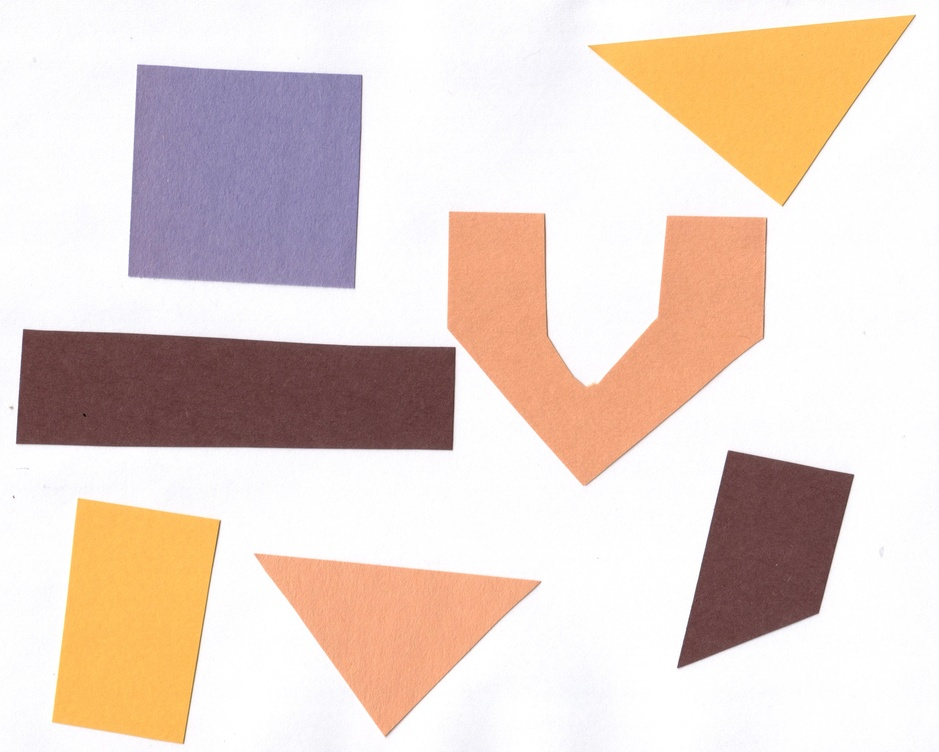
#> input picture test/shapes-01.jpg, 939 x 752 px, shrunk from 3068 x 2457 before the run
$ python example.py
#> lines starting #> are read from the running program, lines starting #| are printed output that depends on the picture; after the words box and inside, x2 and y2 are one past the last pixel; in counts of white or black regions, pixels touching at a corner belong together
import glob

import imageio.v3 as iio
#pip install imageio
import ipympl
#pip install ipympl
import matplotlib
import matplotlib.pyplot as plt
#pip install matplotlib
import numpy as np
#pip install numpy
import skimage as ski
#pip install scikit-image

## Make WSL work
matplotlib.use("Agg")

print("Loading the image")
shapes01 = iio.imread(uri="./test/shapes-01.jpg")
#> shapes01 is the input picture: shape (752, 939, 3); mean R, G, B 229.6, 212.3, 203.6
print(shapes01.shape) # shape (x, y, 3)
#| (752, 939, 3)
fig, ax = plt.subplots()
# plt.imshow(shapes01)
plt.imsave("loaded-example.jpg", shapes01)

print("making grayscale")
gray_shapes = ski.color.rgb2gray(shapes01)
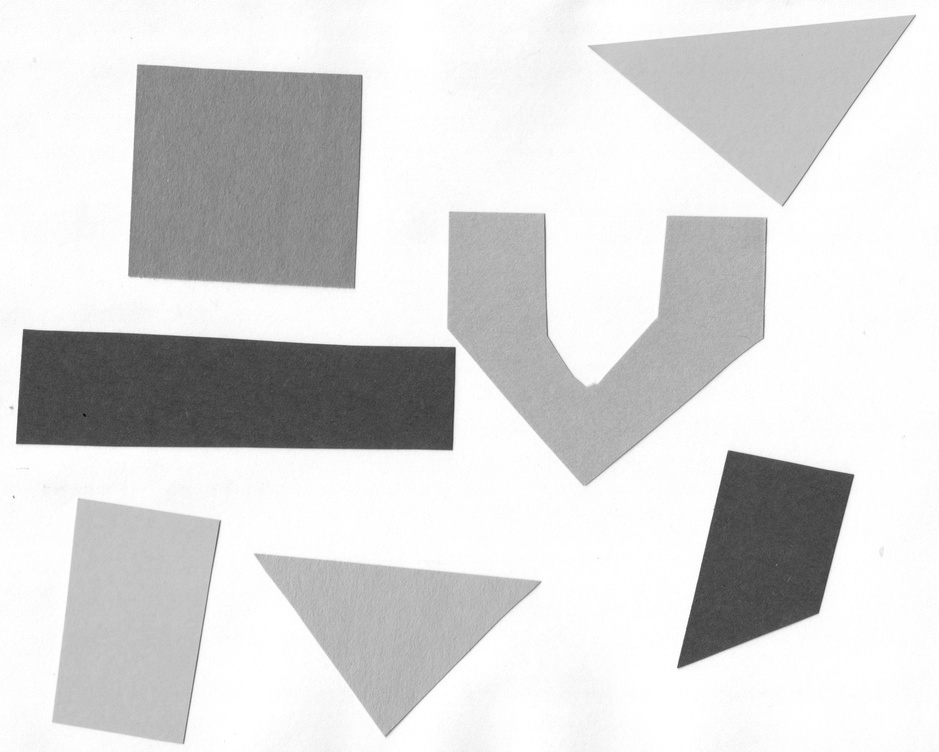
#> gray_shapes: shape (752, 939) float64; min 0.0183, max 1, mean 0.844
print(f"Gray Shape: {gray_shapes.shape}")
#| Gray Shape: (752, 939)
blurred_shapes = ski.filters.gaussian(gray_shapes, sigma=1.0)
fig, ax = plt.subplots()
# plt.imshow(blurred_shapes, cmap="gray")
plt.imsave("blurredimage.jpg", blurred_shapes, cmap="gray")

print("making histogram")
histogram, bin_edges = np.histogram(blurred_shapes, bins=256, range=(0.0, 1.0))
#> histogram = 256 values, max 161677 at index 254, min 0 at index 0, mean 2758.3; bin_edges = 257 values from 0 to 1

fig,ax = plt.subplots()
plt.plot(bin_edges[0:-1], histogram)
plt.title("Grayscale Histogram")
plt.xlabel("grayscale value")
plt.xlabel("pixels")
plt.xlim(0, 1.0)

plt.savefig("histogram.jpg")
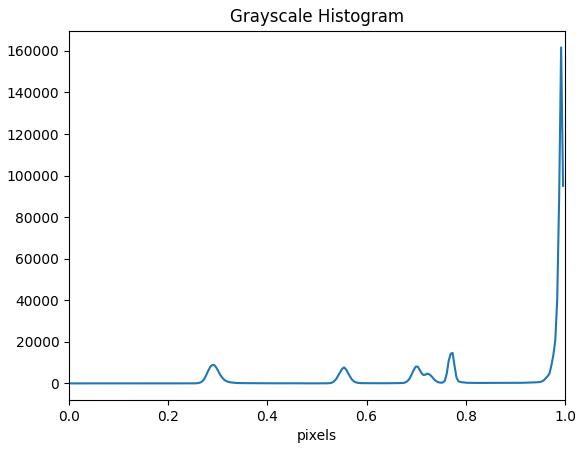
#> figure drawn by matplotlib, 1 panel; curve peaks at x = 0.992, y = 161677

print("Applying threshold to image")
threshold = .85
#too high of a threshold -> background noise
#too low of a threshold -> lose some shapes
binary_mask = blurred_shapes < threshold #creates a new bitmap consisting of only 1s and 0s
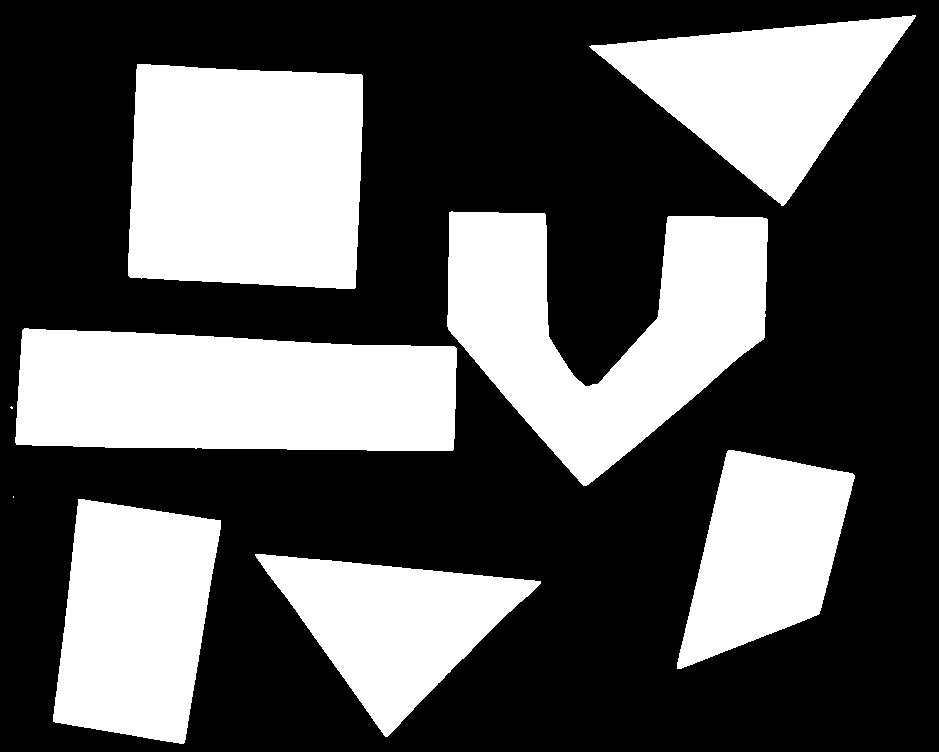
#> binary_mask: shape (752, 939) bool; 35.8% white; 9 white regions (2 under 20 px), largest, box (x1, y1, x2, y2) and area: (128, 64, 363, 289) 48889, (15, 328, 457, 451) 48470, (447, 211, 768, 486) 46171
plt.imsave("binary_mask.jpg", binary_mask, cmap="gray")

$ run again, with test/shapes.png saved as test/shapes-01.jpg
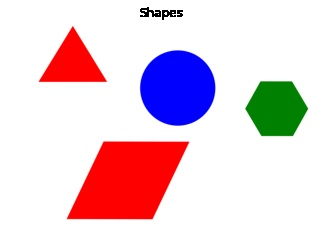
#> input picture test/shapes.png, 321 x 247 px
#> shapes01 is the input picture: shape (247, 321, 3); mean R, G, B 231.1, 208.1, 218
#| (247, 321, 3)
#| Gray Shape: (247, 321)
#> `blurred_shapes = ski.filters.gaussian(gray_shapes, sigma=1.0)`:
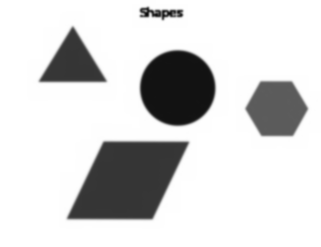
#> blurred_shapes: shape (247, 321) float64; min 0.0401, max 1, mean 0.838
#> histogram = 256 values, max 59052 at index 255, min 0 at index 0, mean 309.7; bin_edges = 257 values from 0 to 1
#> `binary_mask = blurred_shapes < threshold`:
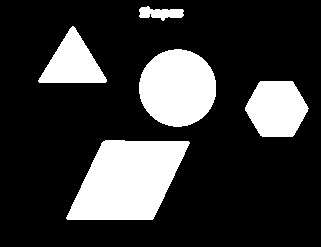
#> binary_mask: shape (247, 321) bool; 21.4% white; 5 white regions, box (x1, y1, x2, y2) and area: (66, 140, 190, 220) 6987, (139, 49, 216, 127) 4710, (245, 81, 309, 137) 2726, (38, 26, 107, 83) 2129, (139, 6, 184, 21) 412
